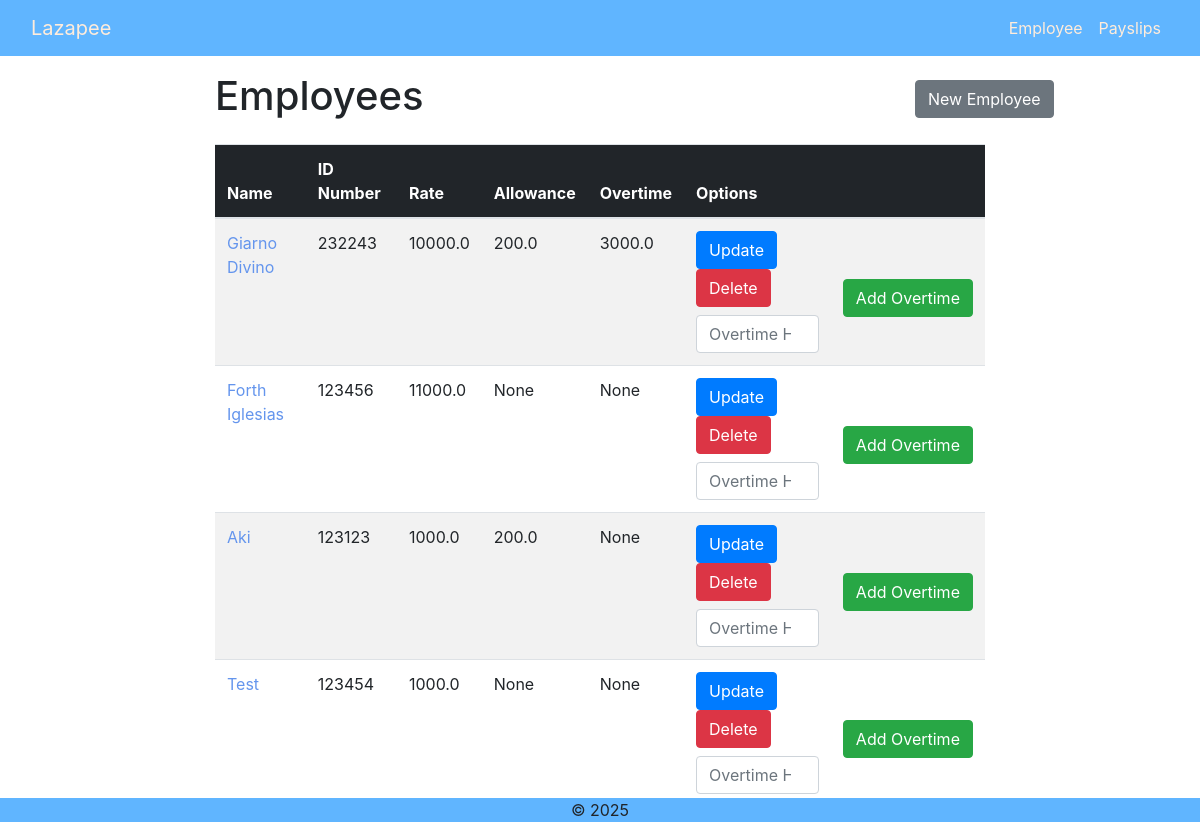
/, run on an earlier commit of the app's database.
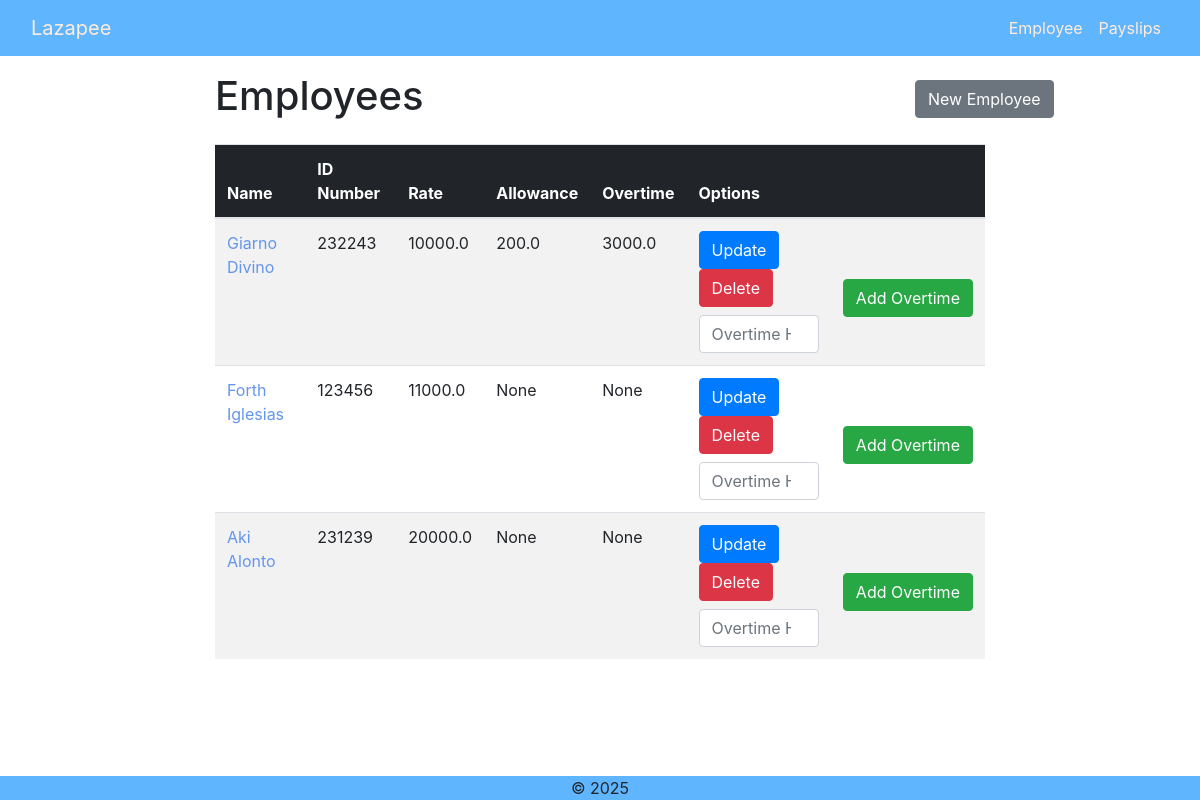
And on a later commit of the database.
### payroll_app/models.py (models this page shows, shortened)
class Employee(models.Model):
    name = models.CharField(max_length=50)
    id_number = models.CharField(max_length=20, unique=True)
    rate = models.FloatField()
    overtime_pay = models.FloatField(null=True, blank=True)
    allowance = models.FloatField(null=True, blank=True)
    objects = models.Manager

### payroll_app/views.py (the view)
# urls.py: 2. Add a URL to urlpatterns:  path('', views.home, name='home')
def home(request):
    employee = Employee.objects.all()
    return render(request, 'payroll_app/home.html', {'employee':employee})

### payroll_app/templates/payroll_app/home.html (shortened to what this page needs)
{% extends 'payroll_app/base.html' %} {% load static %} {% block content %}
<div class="container-fluid">
  <div class="row">
    <div class="col-4 offset-2 mt-3 mb-3">
      <h1>Employees</h1>
    </div>
    <div class="col-3 offset-3">
      <a href="{% url 'create_employee' %}" class="btn btn-secondary mt-4 mb-3">New Employee</a>
    </div>
  </div>
  <div class="row">
    <div class="col-8 offset-2">
      <table class="table table-striped">
        <thead>
          <tr>
            <th class="table-dark" scope="col">Name</th>
            <th class="table-dark" scope="col">ID Number</th>
            <th class="table-dark" scope="col">Rate</th>
            <th class="table-dark" scope="col">Allowance</th>
            <th class="table-dark" scope="col">Overtime</th>
            <th class="table-dark" scope="col">Options</th>
            <th class="table-dark" scope="col"></th>
          </tr>
        </thead>
        <tbody>
          {% for e in employee %}
          <tr>
            <td><a href="" style="color: cornflowerblue; text-decoration: none">{{ e.name }}</a></td>
            <td>{{ e.id_number }}</td>
            <td>{{ e.rate }}</td>
            <td>{{ e.allowance }}</td>
            <td>{{ e.overtime_pay }}</td>
            <td>
              <a href="{% url 'update_employee' pk=e.pk %}" class="btn btn-primary">Update</a>
              <a href="{% url 'delete_employee' pk=e.pk %}" class="btn btn-danger">Delete</a>
              <form method="POST" action="{% url 'add_overtime' pk=e.pk %}">
              <input type="number" class="form-control mt-2" min="0" placeholder="Overtime Hours" name="othours" id="othours" />
            </td>
            <td>
              <button type="submit" class="btn btn-success mt-5">Add Overtime</button>
            </td>
          </tr>
          {% endfor %}
        </tbody>
      </table>
    </div>
  </div>
</div>
{% endblock %}

What changed in the data, as far as the page shows it:
removed Employee: name "Aki", id_number "123123", rate "1000.0", allowance "200.0", overtime_pay "None"
removed Employee: name "Test", id_number "123454", rate "1000.0", allowance "None", overtime_pay "None"
added Employee: name "Aki Alonto", id_number "231239", rate "20000.0", allowance "None", overtime_pay "None"
